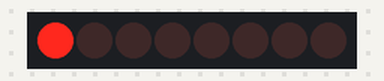
A sketch run on a simulated ESP32. On the bench: 8 shift-register outputs drawn as a row of LEDs (first output left, lit = HIGH). Wiring (inferred from the names in the program): shift register (74HC595): data GPIO 27; shift clock GPIO 25; latch GPIO 23. Wiring (inferred from the signals the program sends): row of LEDs: on Q0, Q1, Q2, Q3, Q4, Q5, Q6, Q7.

Above: at 0.37 s.
At 5.12 s:
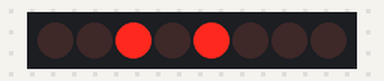
At 10.12 s:
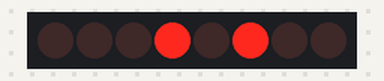
At 19.88 s:
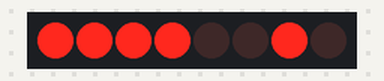
At 29.63 s:
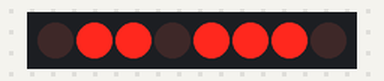
At 39.64 s:
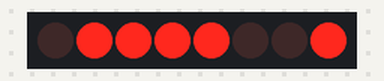
Timing chart, 0 to 40.0 s (numbered marks = the images above):
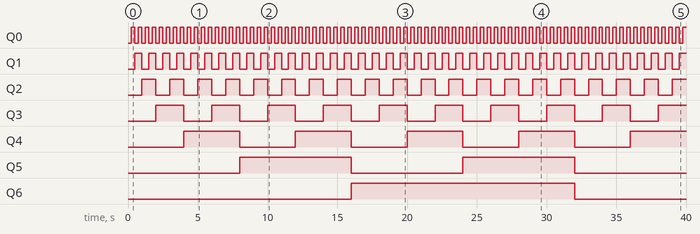

The sketch:

shift_leds.ino
```cpp
int m_data = 27;
int m_clock = 25;
int m_latch = 23;

void setup() {
  pinMode(m_data, OUTPUT);
  pinMode(m_clock, OUTPUT);
  pinMode(m_latch, OUTPUT);

}

void loop() {
  for(int i = 0; i < 256; i++) {
    updateLeds(i);
    delay(250);
  }
}

void updateLeds(int value) {
  digitalWrite(m_latch, LOW);
  shiftOut(m_data, m_clock, MSBFIRST, value);
  digitalWrite(m_latch, HIGH);
}
```

Measured:
- by itself, Q0: alternates HIGH for 0.25 s and LOW for 0.25 s
- by itself, Q1: alternates HIGH for 0.50 s and LOW for 0.50 s
- by itself, Q2: alternates HIGH for 1.0 s and LOW for 1.0 s
- by itself, Q3: alternates HIGH for 2.0 s and LOW for 2.0 s
- by itself, Q4: alternates HIGH for 4.0 s and LOW for 4.0 s
- by itself, Q5: alternates HIGH for 8.0 s and LOW for 8.0 s
- by itself, Q6: LOW → HIGH at 16.0 s, → LOW 16.0 s later
